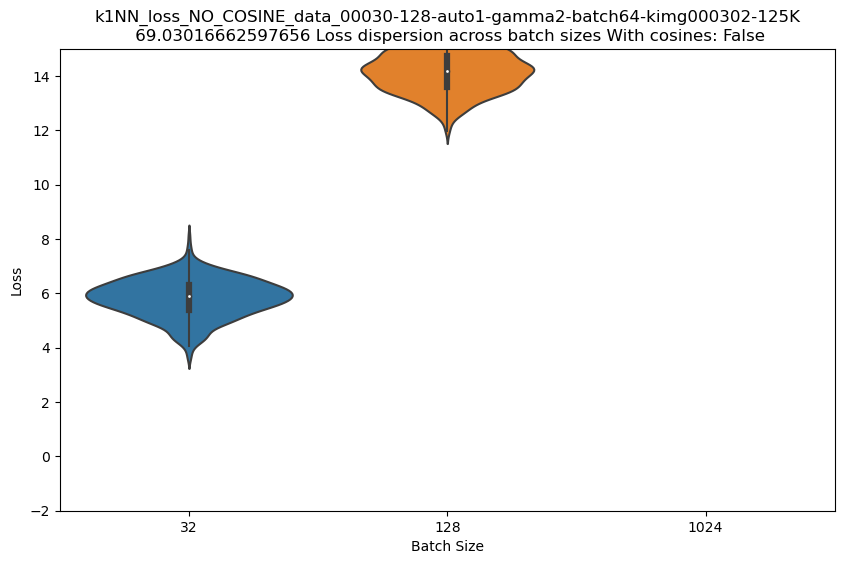
#> input picture scripts/examining_loss_funcs/number_of_cosines_0/k1NN_loss_NO_COSINE_data_00030-128-auto1-gamma2-batch64-kimg000302-125K.png, 844 x 564 px
$ python downsize_with_antialiasing.py --path examining_loss_funcs/number_of_cosines_0
#> lines starting #> are read from the running program, lines starting #| are printed output that depends on the picture
from PIL import Image
import os
import argparse

parser = argparse.ArgumentParser(conflict_handler='resolve')
parser.add_argument("--path", type=str, default='', help="Source image directory")
parser.add_argument("--out", type=str, default='', help="Destination image directory")
parser.add_argument("--out_size", type=int, default=128, help="New size for e.g. 128 for 128 x 128")
args = parser.parse_args()
if args.path == '':
    print("Please run script again while specifying the correct path to input image directory")
else:
    if args.out == '':
        args.out == args.path
        args.out += '/downsized'
    os.makedirs(args.out, exist_ok=True)
    images = [file for file in os.listdir(args.path) if file.endswith(('.jpg', '.jpeg', '.png'))]
    for image_name in images:
        image_path = os.path.join(args.path, image_name)
        image = Image.open(image_path)
#> image is the input picture: PIL image 844x564 RGBA; mean R, G, B, A 245.3, 245.1, 244.6, 255

        # Define the new size for downsampling
        new_size = (args.out_size, args.out_size)  # Adjust as needed

        # Resize the image using Lanczos interpolation
        resized_image = image.resize(new_size, Image.LANCZOS)
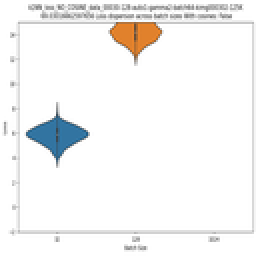
#> resized_image: PIL image 128x128 RGBA (shown 2 times larger); mean R, G, B, A 244.9, 244.6, 244.1, 255

        # Save the resized image
        resized_image_path = os.path.join(args.out, image_name)
        resized_image.save(resized_image_path)
#> pass 2 of the loop `for image_name in images:`:
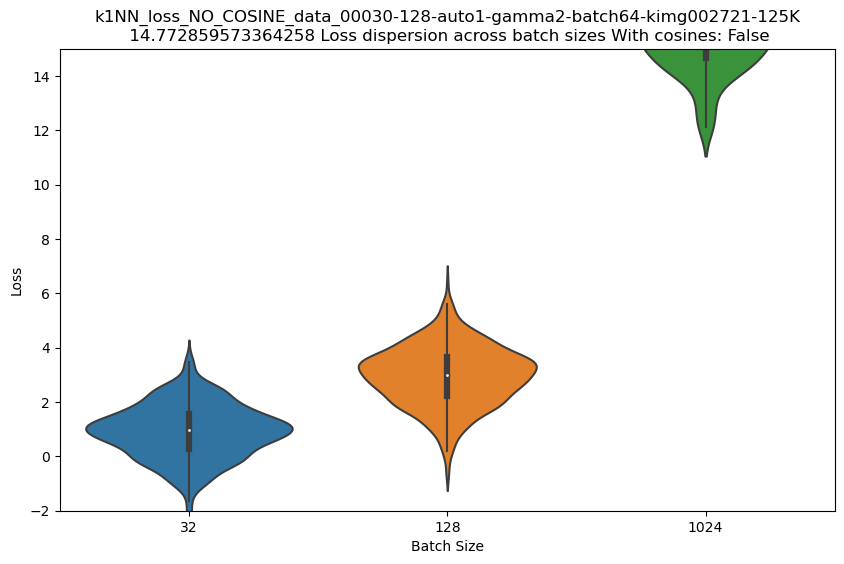
#> input picture scripts/examining_loss_funcs/number_of_cosines_0/k1NN_loss_NO_COSINE_data_00030-128-auto1-gamma2-batch64-kimg002721-125K.png, 844 x 564 px
#> image is the input picture: PIL image 844x564 RGBA; mean R, G, B, A 241.5, 241.4, 239.7, 255
#> `resized_image = image.resize(new_size, Image.LANCZOS)`:
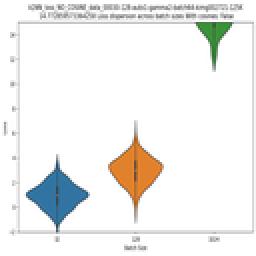
#> resized_image: PIL image 128x128 RGBA (shown 2 times larger); mean R, G, B, A 240.9, 240.9, 239.1, 255
